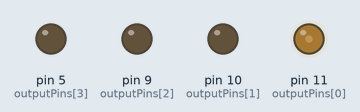
The sketch below on a simulated Arduino Uno, built with avr-gcc and run on an emulated ATmega328P. Parts: output pins drawn as LEDs (lit = HIGH).

Above: at 0.1 s.
At 1.0 s:
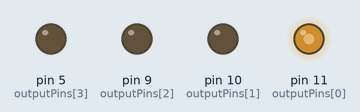
At 2.0 s:
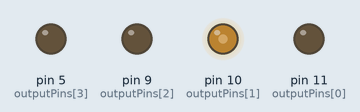
At 3.6 s:
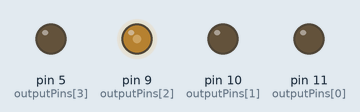
At 5.2 s:
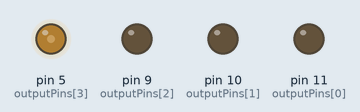
At 6.6 s:
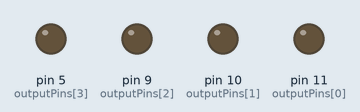
Timing chart, 0 to 8.1 s (numbered marks = the images above):
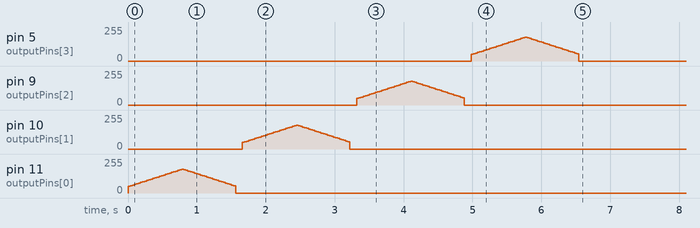

The sketch:

HapticInterface.ino
```cpp
using namespace std;

#define MAXOUT 180
#define MINOUT 50

//Up Right Down Left
int outputPins[4] = {11, 10, 9, 5};
int arrayLen = 4;
int fadeAmount = 5;  // how many points to fade the LED by

// the setup routine runs once when you press reset:
void setup() {
  // declare pin 9 to be an output:
  for (int pinIdx = 0; pinIdx < arrayLen; pinIdx++) {
    pinMode(outputPins[pinIdx], OUTPUT);
  }
  pulseTest(outputPins);
}

// the loop routine runs over and over again forever:
void loop() {
}

void pulseTest(int* outputPins) {
  for (int pinIdx = 0; pinIdx < arrayLen; pinIdx++) {
    int intensity = MINOUT;
    int halfLoop = 0;
    while (halfLoop < 2) {
      analogWrite(outputPins[pinIdx], intensity);
      intensity = intensity + fadeAmount;
      // reverse the direction of the fading at the ends of the fade:
      if (intensity <= MINOUT || intensity >= MAXOUT) {
        fadeAmount = -fadeAmount;
        halfLoop += 1;
      }
      delay(30);
    }
    analogWrite(outputPins[pinIdx], 0);
    delay(100);
  }
}
```
